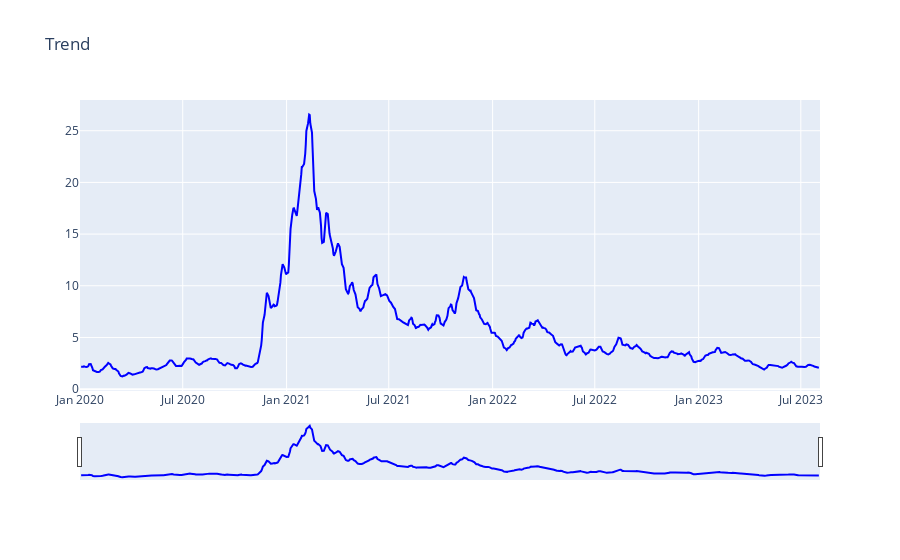
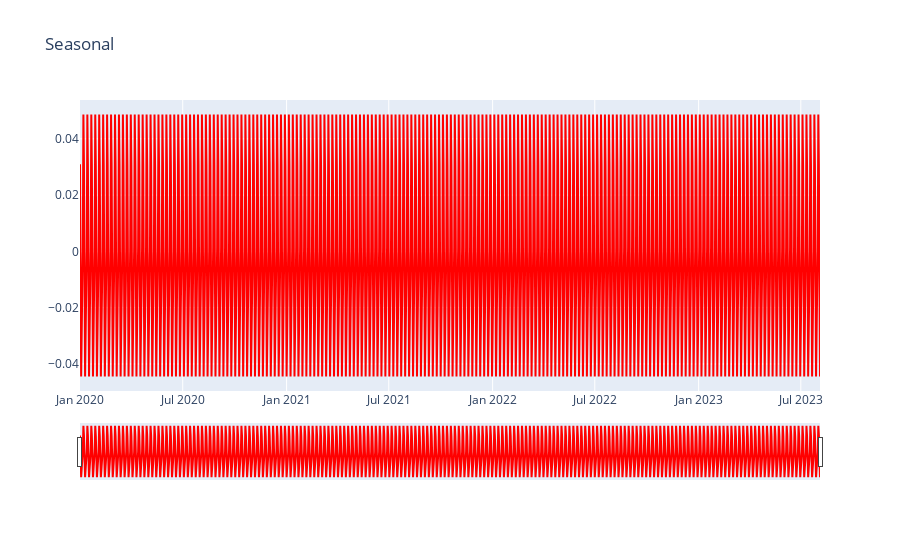
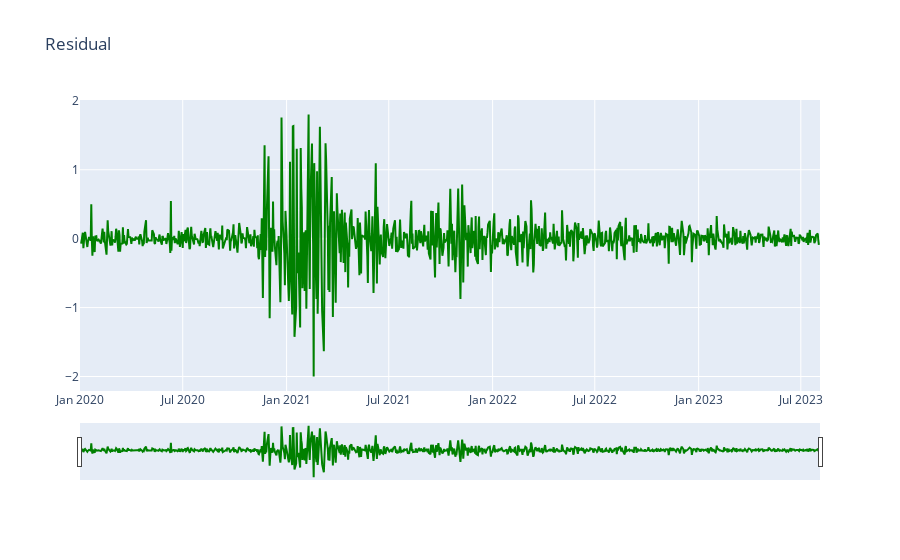

Notebook code for these charts, in order:
### Markdown cell above
`volume`, `close`, and `open`are right-skewed. These values can be transformed by taking their log. This will make them more normally distributed, if one wished to fit a linear regression, which we will abstain from at the present moment.  
  
  Next, seasonality is determined by applying seasonal decomposition as plotted below

### Code cell
# Decompose time series for month
decomp_days = sm.tsa.seasonal_decompose(df_clean_2020['close'], model = 'additive')
# add the decomposition data
df_clean_2020["Trend"] = decomp_days.trend
df_clean_2020["Seasonal"] = decomp_days.seasonal
df_clean_2020["Residual"] = decomp_days.resid

# Plot trend, seasonal and residual components
cols = ["Trend", "Seasonal", "Residual"]
colors = ['blue', 'red', 'green']

for i, col in enumerate(cols):
    figa = go.Figure(go.Scatter(x=df_clean_2020.index, 
                                y=df_clean_2020[col], 
                                name=col, 
                                line=dict(color=colors[i])
                               ))
    # Update the layout of each figure to add a range slider
    figa.update_layout(xaxis=dict(rangeslider=dict(visible=True), type='date'), title=col)
    # Display figure
    figa.show()
    del figa

### Figure 1 — Plotly figure (JSON) as saved in the notebook; plotly's stock layout.template omitted (floating-point values rounded to 4 significant figures; data arrays with more than 128 entries replaced by an {"elided": "..."} marker saying what was removed)
{"data": [{"line": {"color": "blue"}, "name": "Trend", "type": "scatter", "x": {"elided": "938 str values"}, "y": {"elided": "938 float values"}}], "layout": {"title": {"text": "Trend"}, "xaxis": {"rangeslider": {"visible": true}, "type": "date"}}}

### Figure 2 — Plotly figure (JSON) as saved in the notebook; plotly's stock layout.template omitted (floating-point values rounded to 4 significant figures; data arrays with more than 128 entries replaced by an {"elided": "..."} marker saying what was removed)
{"data": [{"line": {"color": "red"}, "name": "Seasonal", "type": "scatter", "x": {"elided": "938 str values"}, "y": {"elided": "938 float values"}}], "layout": {"title": {"text": "Seasonal"}, "xaxis": {"rangeslider": {"visible": true}, "type": "date"}}}

### Figure 3 — Plotly figure (JSON) as saved in the notebook; plotly's stock layout.template omitted (floating-point values rounded to 4 significant figures; data arrays with more than 128 entries replaced by an {"elided": "..."} marker saying what was removed)
{"data": [{"line": {"color": "green"}, "name": "Residual", "type": "scatter", "x": {"elided": "938 str values"}, "y": {"elided": "938 float values"}}], "layout": {"title": {"text": "Residual"}, "xaxis": {"rangeslider": {"visible": true}, "type": "date"}}}
